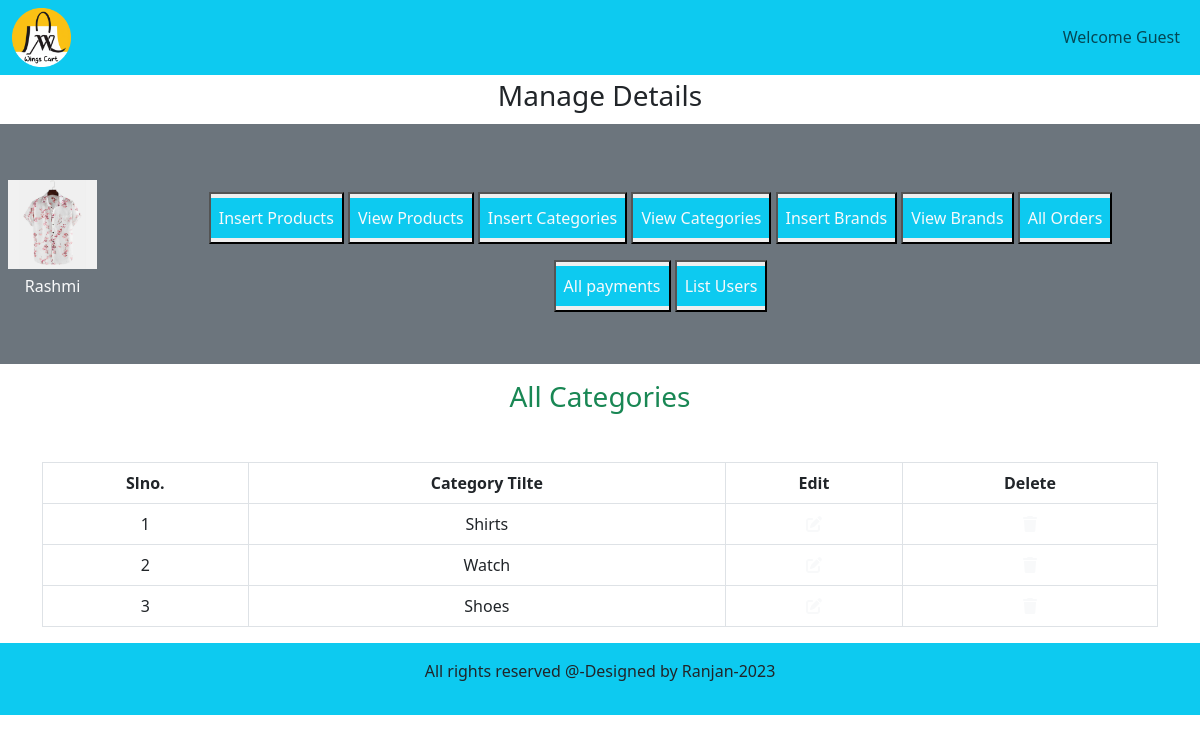
The page /admin_area/index.php?view_categories on the database its author committed.
### tables this page shows
CREATE TABLE `categories` (
  `category_id` int(11) NOT NULL,
  `category_title` varchar(100) NOT NULL
);

### admin_area/view_categories.php (the view, shortened to what this page needs)
<h3 class="text-center text-success">All Categories</h3>
<table class="table table-bordered mt-5">
    <thead class="bg-info">
        <tr class="text-center">
            <th>Slno.</th>
            <th>Category Tilte</th>
            <th>Edit</th>
            <th>Delete</th>
        </tr>
    </thead>
    <tbody class="bg-secondary text-light">
        <?php
        $select_cat="SELECT * FROM `categories`";
        $result=mysqli_query($con,$select_cat);
        $number=0;
        while($row=mysqli_fetch_assoc($result)){
            $category_id=$row['category_id'];
            $category_title=$row['category_title'];
            $number++;
        ?>
        <tr class="text-center">
            <td><?php echo $number;?></td>
            <td><?php echo $category_title;?></td>
            <td><a href='index.php?edit_category=<?php echo $category_id;?>' class='text-light'>
               <i class='fa-solid fa-pen-to-square'></i>
           </a></td>
           <td><a href='index.php?delete_category=<?php echo $category_id;?>'  type="button" class="text-light"
           data-toggle="modal" data-target="#exampleModal">
               <i class='fa-solid fa-trash'></i>
           </a></td>
        </tr>
        <?php
        }
        ?>
    </tbody>
</table>

### style.css (style rules this page uses)
* { margin:0; padding:0; box-sizing: border-box; }

### admin_area/index.php (style rules this page uses)
body { overflow-x:hidden ; }

### rows shown on the page
categories: category_title "Shirts"
categories: category_title "Watch"
categories: category_title "Shoes"
